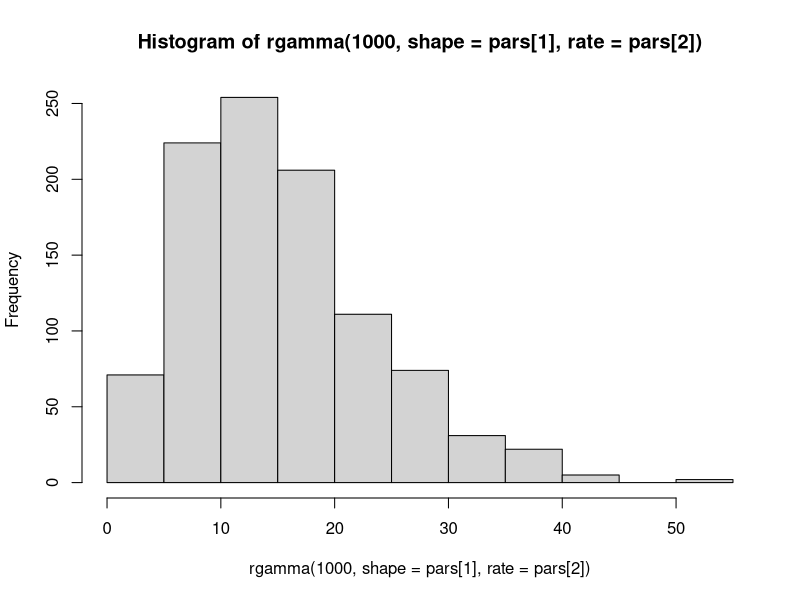
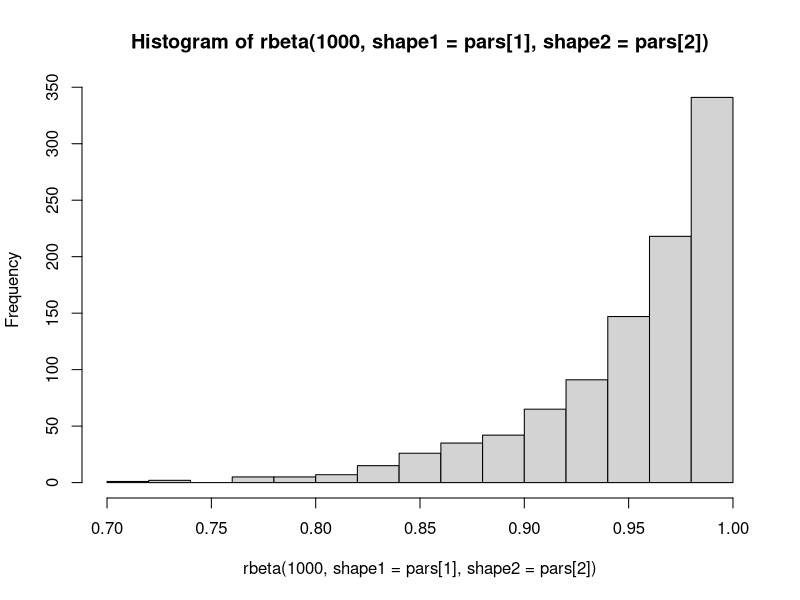

R code for these plots, in order:
get_gamma_params <- function(mu, stddev){
  sh <- mu^2 / stddev^2
  ra <- mu / stddev^2
  return(c(sh,ra))
}


mu = 15
stddev = 8
pars <- get_gamma_params(mu, stddev)
hist(rgamma(1000, shape = pars[1], rate = pars[2]))


get_beta_params <- function(mu, stddev){
  var <- stddev^2
  alpha <- ((1 - mu) / var - 1 / mu) * mu ^ 2
  beta <- alpha * (1 / mu - 1)
  return(c(alpha, beta))
}

mu = 0.95
stddev = 0.05
pars <- get_beta_params(mu, stddev)
hist(rbeta(1000, shape1 = pars[1], shape2 = pars[2]))
